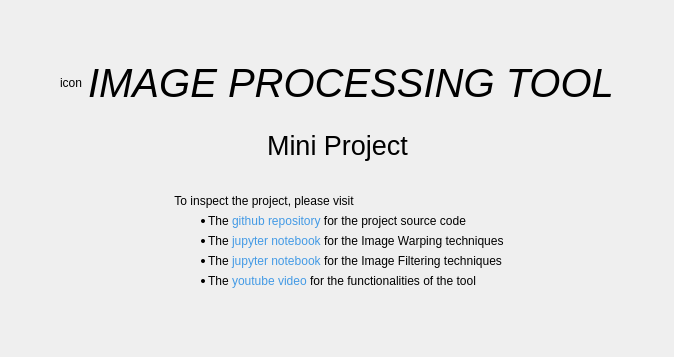
         <widget class="QWidget" name="tab_11">
          <attribute name="title">
           <string>0</string>
          </attribute>
          <layout class="QVBoxLayout" name="verticalLayout_4">
           <item>
            <spacer name="verticalSpacer">
             <property name="orientation">
              <enum>Qt::Vertical</enum>
             </property>
             <property name="sizeHint" stdset="0">
              <size>
               <width>20</width>
               <height>40</height>
              </size>
             </property>
            </spacer>
           </item>
           <item>
            <widget class="QWidget" name="widget_8" native="true">
             <layout class="QHBoxLayout" name="horizontalLayout_13">
              <item>
               <spacer name="horizontalSpacer_9">
                <property name="orientation">
                 <enum>Qt::Horizontal</enum>
                </property>
                <property name="sizeHint" stdset="0">
                 <size>
                  <width>40</width>
                  <height>20</height>
                 </size>
                </property>
               </spacer>
              </item>
              <item>
               <widget class="QLabel" name="icon_label">
                <property name="sizePolicy">
                 <sizepolicy hsizetype="Preferred" vsizetype="Preferred">
                  <horstretch>0</horstretch>
                  <verstretch>0</verstretch>
                 </sizepolicy>
                </property>
                <property name="maximumSize">
                 <size>
                  <width>50</width>
                  <height>50</height>
                 </size>
                </property>
                <property name="text">
                 <string>icon</string>
                </property>
                <property name="alignment">
                 <set>Qt::AlignCenter</set>
                </property>
               </widget>
              </item>
              <item>
               <widget class="QLabel" name="label_27">
                <property name="font">
                 <font>
                  <pointsize>30</pointsize>
                  <italic>true</italic>
                  <bold>false</bold>
                  <underline>false</underline>
                  <strikeout>false</strikeout>
                 </font>
                </property>
                <property name="text">
                 <string>IMAGE PROCESSING TOOL</string>
                </property>
                <property name="alignment">
                 <set>Qt::AlignCenter</set>
                </property>
               </widget>
              </item>
              <item>
               <spacer name="horizontalSpacer_10">
                <property name="orientation">
                 <enum>Qt::Horizontal</enum>
                </property>
                <property name="sizeHint" stdset="0">
                 <size>
                  <width>40</width>
                  <height>20</height>
                 </size>
                </property>
               </spacer>
              </item>
             </layout>
            </widget>
           </item>
           <item>
            <widget class="QWidget" name="widget_9" native="true">
             <layout class="QHBoxLayout" name="horizontalLayout_14">
              <item>
               <spacer name="horizontalSpacer_7">
                <property name="orientation">
                 <enum>Qt::Horizontal</enum>
                </property>
                <property name="sizeHint" stdset="0">
                 <size>
                  <width>40</width>
                  <height>20</height>
                 </size>
                </property>
               </spacer>
              </item>
              <item>
               <widget class="QLabel" name="label_28">
                <property name="font">
                 <font>
                  <pointsize>20</pointsize>
                 </font>
                </property>
                <property name="accessibleName">
                 <string>second_title</string>
                </property>
                <property name="text">
                 <string>Mini Project</string>
                </property>
                <property name="alignment">
                 <set>Qt::AlignCenter</set>
                </property>
               </widget>
              </item>
              <item>
               <spacer name="horizontalSpacer_8">
                <property name="orientation">
                 <enum>Qt::Horizontal</enum>
                </property>
                <property name="sizeHint" stdset="0">
                 <size>
                  <width>40</width>
                  <height>20</height>
                 </size>
                </property>
               </spacer>
              </item>
             </layout>
            </widget>
           </item>
           <item>
            <widget class="QWidget" name="widget_11" native="true">
             <layout class="QHBoxLayout" name="horizontalLayout_15">
              <item>
               <spacer name="horizontalSpacer_12">
                <property name="orientation">
                 <enum>Qt::Horizontal</enum>
                </property>
                <property name="sizeHint" stdset="0">
                 <size>
                  <width>40</width>
                  <height>20</height>
                 </size>
                </property>
               </spacer>
              </item>
              <item>
               <widget class="QWidget" name="widget_10" native="true">
                <layout class="QVBoxLayout" name="verticalLayout_5">
                 <item>
                  <widget class="QLabel" name="label_29">
                   <property name="accessibleName">
                    <string>info_label</string>
                   </property>
                   <property name="text">
                    <string>  To inspect the project, please visit</string>
                   </property>
                   <property name="textFormat">
                    <enum>Qt::PlainText</enum>
                   </property>
                  </widget>
                 </item>
                 <item>
                  <widget class="QLabel" name="label_30">
                   <property name="accessibleName">
                    <string>info_label</string>
                   </property>
                   <property name="text">
                    <string>&lt;ul style=&quot;margin-top: 0px; margin-bottom: 0px; margin-left: 0px; margin-right: 0px; -qt-list-indent: 1;&quot;&gt;&lt;li style=&quot; margin-top:12px; margin-bottom:12px; margin-left:0px; margin-right:0px; -qt-block-indent:0; text-indent:0px;&quot;&gt;
The &lt;a href=&quot;https://github.com/elifcansuyildiz/ImageProcessingQtApplication&quot; style=&quot;text-decoration: none&quot;&gt;&lt;span style=&quot; color:#439ae5;&quot;&gt;github repository&lt;/span&gt;&lt;/a&gt; for the project source code &lt;/li&gt;&lt;/ul&gt;</string>
                   </property>
                   <property name="textFormat">
                    <enum>Qt::AutoText</enum>
                   </property>
                   <property name="openExternalLinks">
                    <bool>true</bool>
                   </property>
                  </widget>
                 </item>
                 <item>
                  <widget class="QLabel" name="label_31">
                   <property name="accessibleName">
                    <string>info_label</string>
                   </property>
                   <property name="text">
                    <string>&lt;ul style=&quot;margin-top: 0px; margin-bottom: 0px; margin-left: 0px; margin-right: 0px; -qt-list-indent: 1;&quot;&gt;&lt;li style=&quot; margin-top:12px; margin-bottom:12px; margin-left:0px; margin-right:0px; -qt-block-indent:0; text-indent:0px;&quot;&gt;The &lt;a href=&quot;https://elifcansuyildiz.github.io/blog/ImageWarping&quot; style=&quot;text-decoration: none&quot;&gt;&lt;span style=&quot; color:#439ae5;&quot;&gt;jupyter notebook&lt;/span&gt;&lt;/a&gt; for the Image Warping techniques &lt;/li&gt;&lt;/ul&gt;</string>
                   </property>
                   <property name="textFormat">
                    <enum>Qt::AutoText</enum>
                   </property>
                   <property name="openExternalLinks">
                    <bool>true</bool>
                   </property>
                  </widget>
                 </item>
                 <item>
                  <widget class="QLabel" name="label_32">
                   <property name="accessibleName">
                    <string>info_label</string>
                   </property>
                   <property name="text">
                    <string>&lt;html&gt;&lt;head/&gt;&lt;body&gt;&lt;ul style=&quot;margin-top: 0px; margin-bottom: 0px; margin-left: 0px; margin-right: 0px; -qt-list-indent: 1;&quot;&gt;&lt;li style=&quot; margin-top:12px; margin-bottom:12px; margin-left:0px; margin-right:0px; -qt-block-indent:0; text-indent:0px;&quot;&gt;
The &lt;a href=&quot;link-address&quot; style=&quot;text-decoration: none&quot;&gt;&lt;span style=&quot; color:#439ae5;&quot;&gt;jupyter notebook&lt;/span&gt;&lt;/a&gt; for the Image Filtering techniques &lt;/li&gt;&lt;/ul&gt;&lt;/body&gt;&lt;/html&gt;</string>
                   </property>
                   <property name="textFormat">
                    <enum>Qt::AutoText</enum>
                   </property>
                   <property name="openExternalLinks">
                    <bool>true</bool>
                   </property>
                  </widget>
                 </item>
                 <item>
                  <widget class="QLabel" name="label_3">
                   <property name="accessibleName">
                    <string>info_label</string>
                   </property>
                   <property name="text">
                    <string>&lt;html&gt;&lt;head/&gt;&lt;body&gt;&lt;ul style=&quot;margin-top: 0px; margin-bottom: 0px; margin-left: 0px; margin-right: 0px; -qt-list-indent: 1;&quot;&gt;&lt;li style=&quot; margin-top:12px; margin-bottom:12px; margin-left:0px; margin-right:0px; -qt-block-indent:0; text-indent:0px;&quot;&gt;
The &lt;a href=&quot;link-address&quot; style=&quot;text-decoration: none&quot;&gt;&lt;span style=&quot; color:#439ae5;&quot;&gt;youtube video&lt;/span&gt;&lt;/a&gt; for the functionalities of the tool &lt;/li&gt;&lt;/ul&gt;&lt;/body&gt;&lt;/html&gt;</string>
                   </property>
                   <property name="openExternalLinks">
                    <bool>true</bool>
                   </property>
                  </widget>
                 </item>
                </layout>
               </widget>
              </item>
              <item>
               <spacer name="horizontalSpacer_13">
                <property name="orientation">
                 <enum>Qt::Horizontal</enum>
                </property>
                <property name="sizeHint" stdset="0">
                 <size>
                  <width>40</width>
                  <height>20</height>
                 </size>
                </property>
               </spacer>
              </item>
             </layout>
            </widget>
           </item>
           <item>
            <spacer name="verticalSpacer_2">
             <property name="orientation">
              <enum>Qt::Vertical</enum>
             </property>
             <property name="sizeHint" stdset="0">
              <size>
               <width>20</width>
               <height>40</height>
              </size>
             </property>
            </spacer>
           </item>
          </layout>
         </widget>
